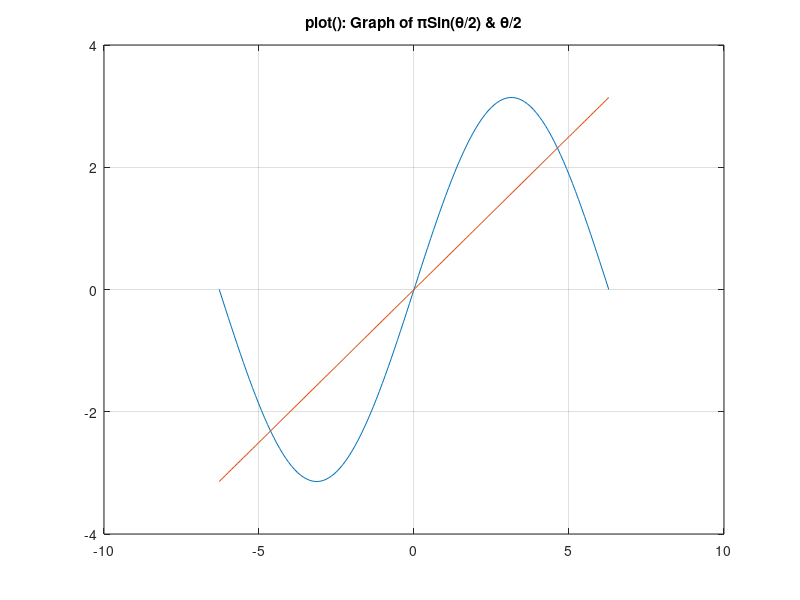
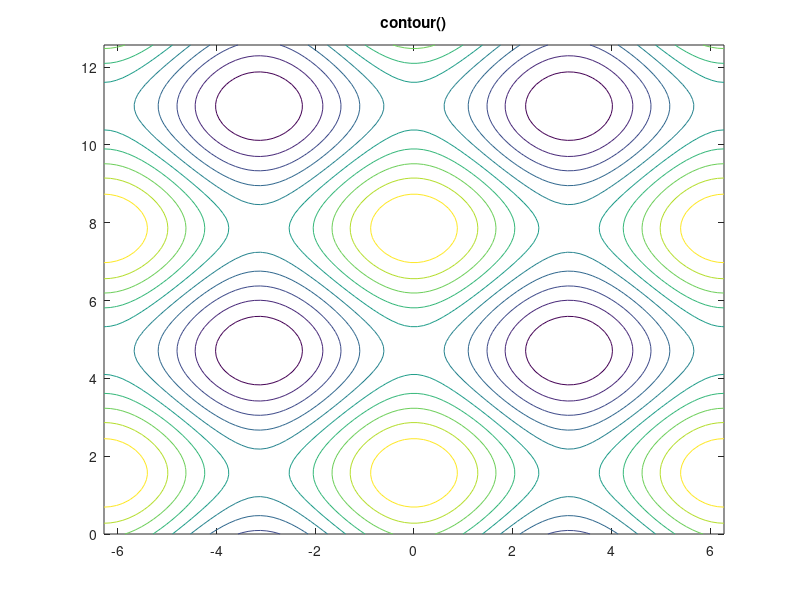
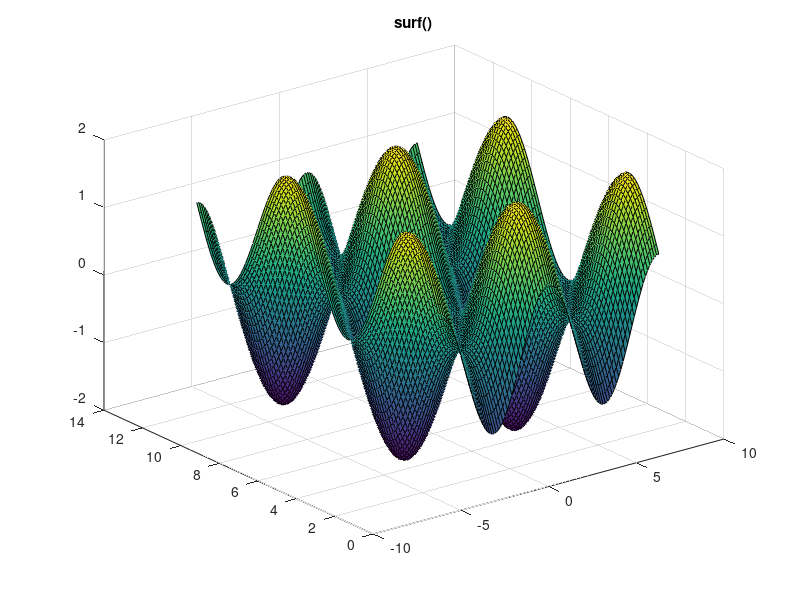

These charts were generated, in order, by the following MATLAB code: (Note: this script raises an error after producing the figures.)
%Roshan Jaiswal-Ferri
%Section - 03
%Aero 300 Pre Lab 2 - Advance Data Loading and Plotting: 4/9/24

%%

close all;      %Clears all
clear all;      %Clears Workspace
clc;            %Clears Command Window

%% PART 1: plot()

o = -2*pi; %Setting bounds to variables
p = 2*pi;

theta = linspace(o,p,130); %Creating vector with bounds and stepping

y = pi*sin(theta/2); %Example Function

g = theta/2; %Other Example function

figure; %Creating a figure with overlayed functions using plot
plot(theta, y)
hold on
plot(theta, g) %using the plot command to create two overlaying lines on single figure
grid on;
title('plot(): Graph of πSin(θ/2) & θ/2')

%% PART 2: contour()

figure;
x = linspace(-2*pi,2*pi);
y = linspace(0,4*pi);
[X,Y] = meshgrid(x,y);
Z = sin(Y)+cos(X);
contour(X,Y,Z) %the contour function creates a topographic map based on x y coordinates with height z
title('contour()')

%% PART 3: surf()

figure;
surf(X,Y,Z) %using the same variables used for the contour command, surf creates an actual 3d graph of x y z data
title('surf()')

%% Part 4: streamline()

load wind %Using built in wind vector data for this example
[startX,startY,startZ] = meshgrid(80,20:10:50,0:5:15); %Setting start points
verts = stream3(x,y,z,u,v,w,startX,startY,startZ);
figure
lineobj = streamline(verts);
view(3)
title('streamline()')

%figure
%streamline(X,Y,Z,U,V,W,startX,startY,startZ) %Creates lines following 2D or 3D vector data

%% Part 5: quiver()

load('wind','x','y','u','v')
X = x(11:22,11:22,1);
Y = y(11:22,11:22,1);
U = u(11:22,11:22,1);
V = v(11:22,11:22,1);

figure
quiver(X,Y,U,V) %Creates a 2D vector plot of given data (Same wind data as earlier)
title('quiver()')
